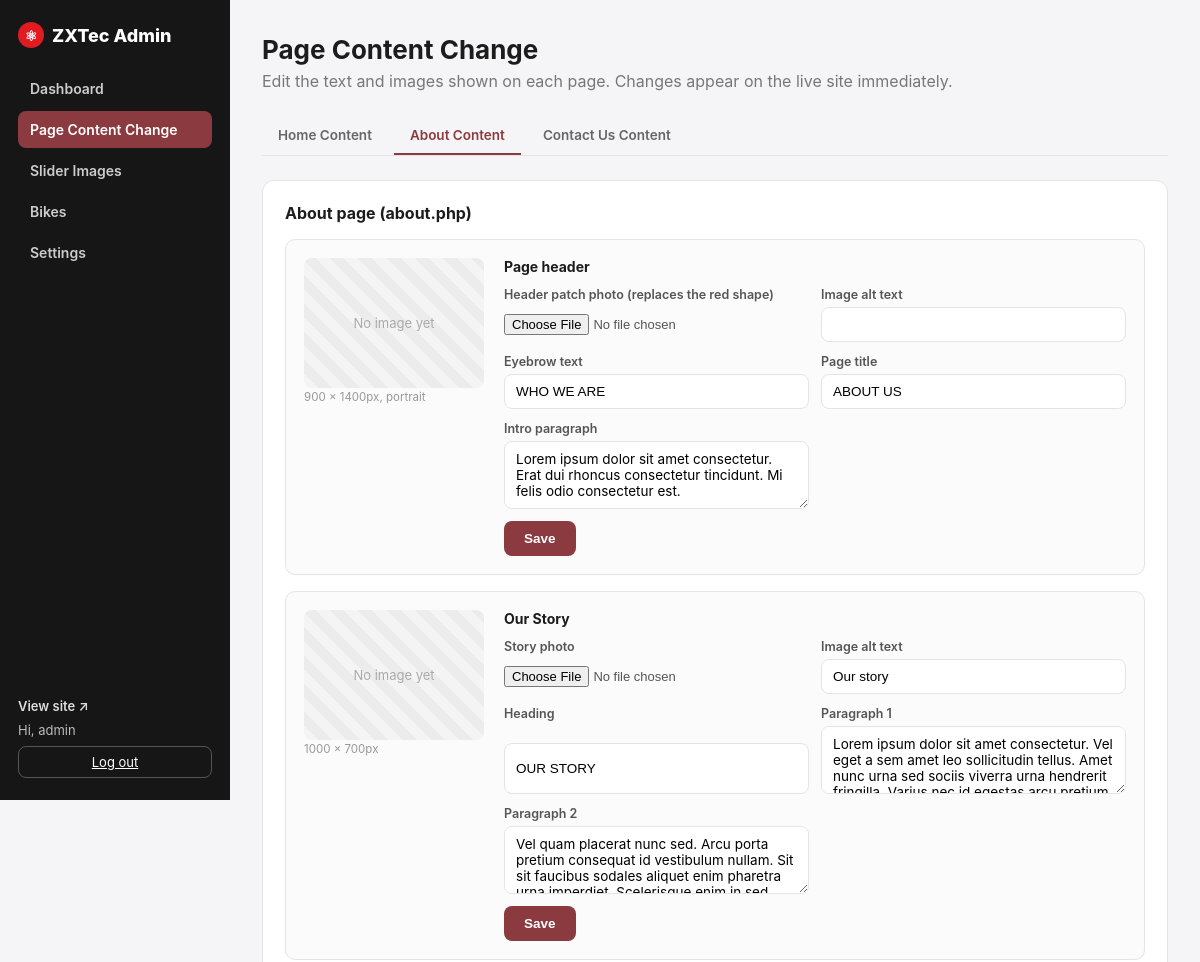
/admin/content.php?page=about (signed in, upper part), run on an earlier commit of the app's database.
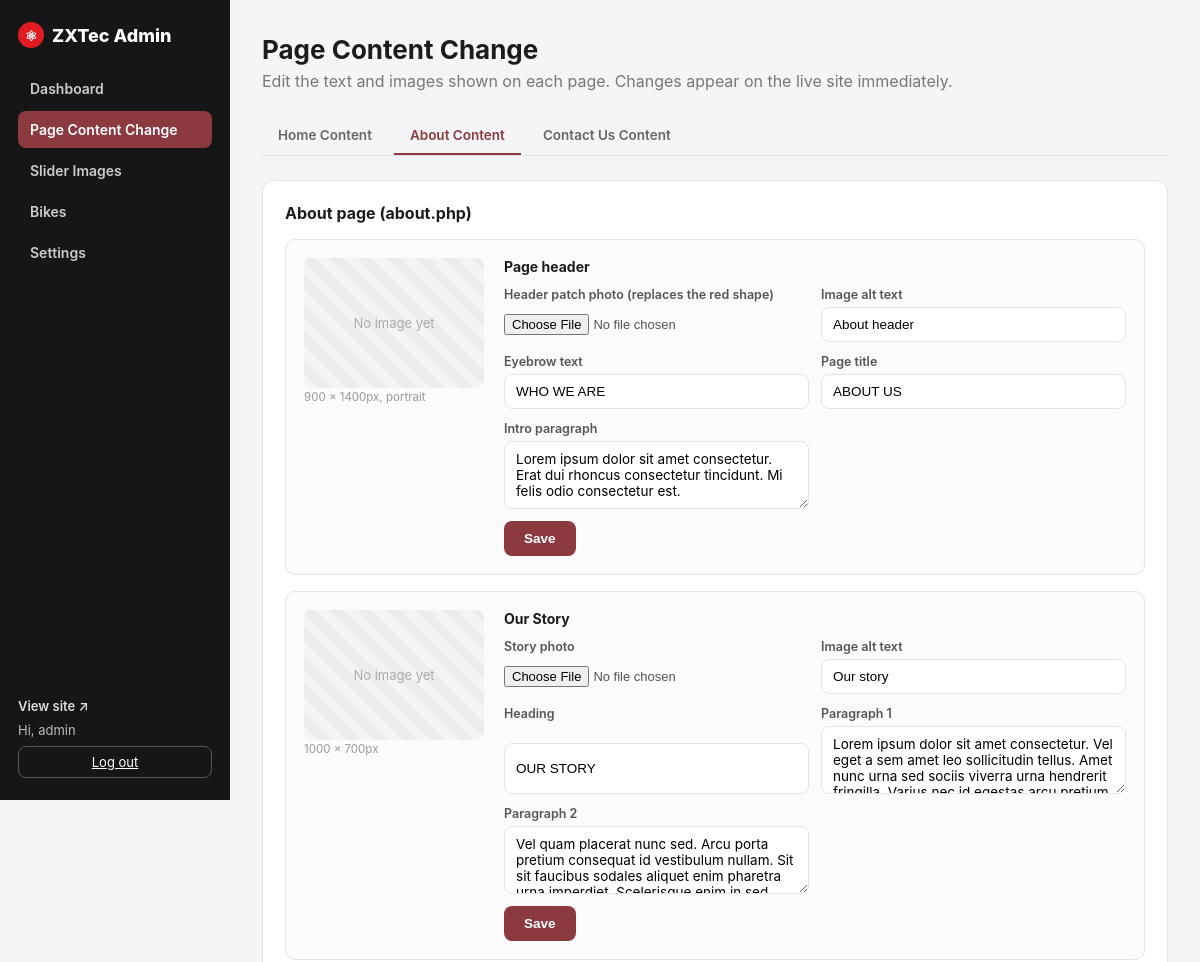
And on a later commit of the database.
### tables this page shows
CREATE TABLE IF NOT EXISTS images (
    id INT AUTO_INCREMENT PRIMARY KEY,
    slot VARCHAR(64) NOT NULL UNIQUE,    
    label VARCHAR(128) NOT NULL,         
    filename VARCHAR(255) DEFAULT NULL,  
    alt_text VARCHAR(255) DEFAULT '',
    updated_at TIMESTAMP DEFAULT CURRENT_TIMESTAMP ON UPDATE CURRENT_TIMESTAMP
);

### includes/db.php (called while the page is built, shortened)
<?php
function db(): PDO
{
    static $pdo = null;
    if ($pdo === null) {
        if (DB_SOCKET !== '') {
            $dsn = 'mysql:unix_socket=' . DB_SOCKET . ';dbname=' . DB_NAME . ';charset=utf8mb4';
        } else {
            $dsn = 'mysql:host=' . DB_HOST . ';port=' . DB_PORT . ';dbname=' . DB_NAME . ';charset=utf8mb4';
        }
        $pdo = new PDO($dsn, DB_USER, DB_PASS, [
            PDO::ATTR_ERRMODE            => PDO::ERRMODE_EXCEPTION,
            PDO::ATTR_DEFAULT_FETCH_MODE => PDO::FETCH_ASSOC,
            PDO::ATTR_EMULATE_PREPARES   => false,
        ]);
    }
    return $pdo;
}
function all_images(): array
{
    $rows = db()->query('SELECT * FROM images ORDER BY id')->fetchAll();
    $out = [];
    foreach ($rows as $r) {
        $out[$r['slot']] = $r;
    }
    return $out;
}
function e(?string $s): string
{
    return htmlspecialchars((string) $s, ENT_QUOTES, 'UTF-8');
}
function all_content(): array
{
    $rows = db()->query('SELECT * FROM content')->fetchAll();
    $out = [];
    foreach ($rows as $r) {
        $out[$r['content_key']] = $r['content_value'];
    }
    return $out;
}

### admin/auth.php (called while the page is built, shortened)
<?php
require_once __DIR__ . '/../includes/db.php';
function current_admin(): ?array
{
    return $_SESSION['admin'] ?? null;
}

### admin/content.php (the view, shortened to what this page needs)
<?php
require_once __DIR__ . '/layout.php';
$sections = content_field_sections();
$contentValues = all_content();
$images = all_images();
$pageTabs = [
    'home'    => 'Home Content',
    'about'   => 'About Content',
    'contact' => 'Contact Us Content',
];
$activePage = $_GET['page'] ?? 'home';
$visibleSections = array_filter($sections, static fn($s) => ($s['page'] ?? 'home') === $activePage);
$formAction = 'content.php?page=' . e($activePage);
admin_header('content', 'Page Content Change');
?>
<p class="admin-lead">Edit the text and images shown on each page. Changes appear on the live site immediately.</p>
<div class="tab-nav">
    <?php foreach ($pageTabs as $key => $label): ?>
        <a href="content.php?page=<?= e($key) ?>" class="<?= $key === $activePage ? 'is-active' : '' ?>"><?= e($label) ?></a>
    <?php endforeach; ?>
</div>
<?php foreach ($visibleSections as $section): ?>
    <div class="card">
        <h3><?= e($section['title']) ?></h3>
        <?php if (!empty($section['groups'])): ?>
            <div class="content-groups">
                <?php foreach ($section['groups'] as $group):
                    $img = null;
                    if (!empty($group['image'])) {
                        $img = $images[$group['image']['slot']] ?? null;
                    }
                ?>
                    <div class="content-group">
                        <?php if (!empty($group['image'])): ?>
                            <div class="content-group-media">
                                <div class="preview">
                                    <?php if ($img && $img['filename']): ?>
                                        <img src="<?= e(UPLOAD_URL . '/' . rawurlencode($img['filename'])) ?>" alt="<?= e($img['alt_text'] ?? '') ?>">
                                    <?php else: ?>
                                        <div class="preview-empty">No image yet</div>
                                    <?php endif; ?>
                                </div>
                                <?php if (!empty($group['image']['size'])): ?><p class="size-hint"><?= e($group['image']['size']) ?></p><?php endif; ?>
                            </div>
                        <?php endif; ?>
                        <form method="post" action="<?= $formAction ?>" enctype="multipart/form-data" class="content-group-body">
                            <h4><?= e($group['title']) ?></h4>
                            <?php if (!empty($group['image'])): $slot = $group['image']['slot']; ?>
                                <div class="content-group-fields">
                                    <label class="field"><?= e($group['image']['label']) ?>
                                        <input type="file" name="image" accept="image/*">
                                    </label>
                                    <label class="field">Image alt text
                                        <input type="text" name="alt_text" value="<?= e($img['alt_text'] ?? '') ?>">
                                    </label>
                                </div>
                            <?php endif; ?>
                            <div class="content-group-fields">
                                <?php foreach ($group['fields'] as $key => $meta): ?>
                                    <label class="field">
                                        <?= e($meta['label']) ?>
                                        <?php if ($meta['type'] === 'textarea'): ?>
                                            <textarea name="<?= e($key) ?>" rows="3"><?= e($contentValues[$key] ?? '') ?></textarea>
                                        <?php else: ?>
                                            <input type="text" name="<?= e($key) ?>" value="<?= e($contentValues[$key] ?? '') ?>">
                                        <?php endif; ?>
                                    </label>
                                <?php endforeach; ?>
                            </div>
                            <div class="image-actions">
                                <button type="submit" class="btn-primary">Save</button>
                            </div>
                        </form>
                    </div>
                <?php endforeach; ?>
            </div>
        <?php endif; ?>
    </div>
<?php endforeach; ?>
<?php
admin_footer();

### admin/layout.php (shortened to what this page needs)
<?php
require_once __DIR__ . '/auth.php';
function admin_header(string $active, string $title): void
{
    ?>
<!DOCTYPE html>
<html lang="en">
<head>
<link rel="stylesheet" href="admin.css">
</head>
<body>
<div class="admin-shell">
    <aside class="admin-side">
        <div class="admin-brand"><span class="brand-mark">&#9883;</span> ZXTec Admin</div>
        <nav class="admin-nav">
            <?php foreach (ADMIN_NAV as $key => $item): ?>
                <a href="<?= e($item['href']) ?>" class="<?= $key === $active ? 'is-active' : '' ?>"><?= e($item['label']) ?></a>
            <?php endforeach; ?>
        </nav>
        <div class="admin-side-foot">
            <a href="../index.php" target="_blank" class="link">View site &nearr;</a>
            <span class="who">Hi, <?= e(current_admin()['username']) ?></span>
            <a href="logout.php" class="btn-ghost">Log out</a>
        </div>
    </aside>
    <main class="admin-main">
        <h1><?= e($title) ?></h1>
    <?php
}
function admin_footer(): void
{
    ?>
    </main>
</div>
</body>
</html>
    <?php
}

### admin/admin.css (style rules this page uses)
:root { --maroon: #8B3A3F; --red: #E11B22; --ink: #161616; --line: #e4e4e4; --bg: #f5f5f7; }
* { box-sizing: border-box; }
body { margin: 0; font-family: "Inter", "Helvetica Neue", Arial, sans-serif; background: var(--bg); color: #1c1c1c; }
.brand-mark { display: inline-grid; place-items: center; width: 26px; height: 26px; border-radius: 50%; background: var(--red); color: #fff; font-size: 14px; vertical-align: middle; }
.admin-brand { font-weight: 800; font-size: 18px; display: flex; align-items: center; gap: 8px; }
.who { color: #bbb; }
.link { color: var(--maroon); text-decoration: none; font-weight: 600; }
.admin-shell { display: flex; min-height: 100vh; align-items: stretch; }
.admin-side { width: 230px; flex: 0 0 230px; background: var(--ink); color: #fff; display: flex; flex-direction: column; padding: 22px 18px; gap: 22px; position: sticky; top: 0; height: 100vh; }
.admin-side .admin-brand { color: #fff; }
.admin-nav { display: flex; flex-direction: column; gap: 4px; flex: 1; }
.admin-nav a { color: #ccc; text-decoration: none; padding: 10px 12px; border-radius: 8px; font-size: 14px; font-weight: 600; }
.admin-nav a.is-active { background: var(--maroon); color: #fff; }
.admin-side-foot { display: flex; flex-direction: column; gap: 8px; font-size: 13px; }
.admin-side-foot .link { color: #ddd; }
.admin-side-foot .btn-ghost { text-align: center; }
.admin-main { flex: 1; min-width: 0; padding: 34px 32px 70px; }
.admin-main h1 { font-size: 26px; margin: 0 0 6px; }
.admin-lead { color: #777; margin: 0 0 26px; }
.card { background: #fff; border: 1px solid var(--line); border-radius: 12px; padding: 22px; margin-bottom: 22px; }
.card h3 { margin: 0 0 16px; font-size: 16px; }
.card h4 { margin: 0; font-size: 13.5px; }
.field textarea { padding: 9px 11px; border: 1px solid var(--line); border-radius: 8px; font-size: 13.5px; font-family: inherit; resize: vertical; }
.size-hint { margin: -6px 0 0; font-size: 11.5px; color: #999; }
.content-groups { display: flex; flex-direction: column; gap: 16px; }
.content-group { display: flex; gap: 20px; border: 1px solid var(--line); border-radius: 10px; padding: 18px; background: #fbfbfb; }
.content-group-media { flex: 0 0 180px; display: flex; flex-direction: column; gap: 8px; }
.content-group-media .preview { background: repeating-linear-gradient(45deg,#f4f4f4,#f4f4f4 10px,#ececec 10px,#ececec 20px); border-radius: 8px; min-height: 130px; display: grid; place-items: center; overflow: hidden; }
.content-group-body { flex: 1; min-width: 0; display: flex; flex-direction: column; gap: 12px; }
.content-group-body h4 { margin: 0; font-size: 14px; }
.content-group-fields { display: grid; grid-template-columns: repeat(auto-fill, minmax(200px, 1fr)); gap: 12px; }
.tab-nav { display: flex; gap: 6px; border-bottom: 1px solid var(--line); margin-bottom: 24px; }
.tab-nav a { color: #666; text-decoration: none; font-weight: 600; font-size: 13.5px; padding: 10px 16px; border-bottom: 2px solid transparent; }
.tab-nav a.is-active { color: var(--maroon); border-bottom-color: var(--maroon); }
.preview { background: repeating-linear-gradient(45deg,#f4f4f4,#f4f4f4 10px,#ececec 10px,#ececec 20px); border-radius: 8px; min-height: 150px; display: grid; place-items: center; overflow: hidden; }
.preview-empty { color: #aaa; font-size: 13px; }
.field { display: grid; gap: 5px; font-size: 12.5px; font-weight: 600; color: #555; }
.field input[type=text] { padding: 9px 11px; border: 1px solid var(--line); border-radius: 8px; font-size: 13.5px; }
.field input[type=file] { font-size: 13px; }
.image-actions { display: flex; gap: 10px; }
.btn-primary { background: var(--maroon); color: #fff; border: 0; padding: 10px 20px; border-radius: 8px; font-weight: 600; font-size: 13.5px; cursor: pointer; }
.btn-ghost { border: 1px solid #555; color: #fff; padding: 7px 15px; border-radius: 8px; font-size: 13px; }

What changed in the data, as far as the page shows it:
added images: alt_text "About header"
